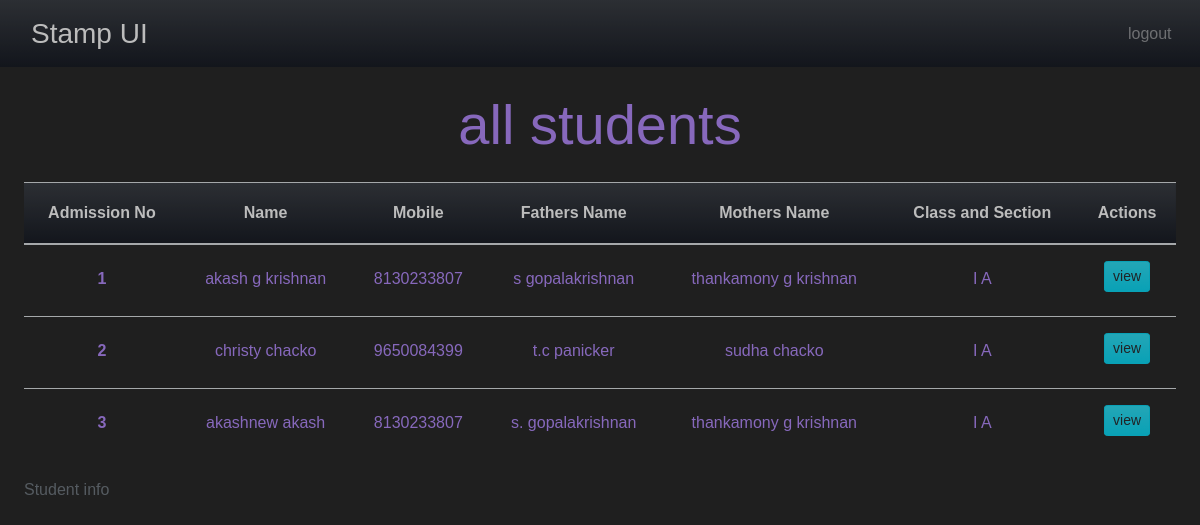
The app's page /grade-students/1 (signed in) with its own data.
### student/models.py (models this page shows, shortened)
class student_details(models.Model):  # for storing student info
    STATUS_TYPES = (
        ('S', 'STUDYING'),
        ('PO', 'PASSED OUT'),
        ('D', 'DISMISSED'),
        ('AD', 'ADMISSION DONE'),
        ('LS', 'LEAVE SCHOOL')
    )
    GENDER = (
        ('M', 'MALE'),
        ('F', 'FEMALE'),
        ('O', 'OTHER')
    )
    first_name = models.CharField(max_length=20,)
    last_name = models.CharField(max_length=20)
    admission_number = models.CharField(max_length=10, unique=True)
    status = models.CharField(max_length=3, choices=STATUS_TYPES, default='S')
    gender = models.CharField(max_length=2, choices=GENDER)
    fathers_name = models.CharField(max_length=40)
    mothers_name = models.CharField(max_length=40)
    dob = models.DateField()
    mobile = models.CharField(max_length=10)
    email = models.EmailField()
    grade_section = models.ForeignKey(grade_section_master, on_delete=models.DO_NOTHING)
    user_name = models.ForeignKey(User, on_delete = models.DO_NOTHING)

### lead/models.py (models this page shows)
class grade_section_master(models.Model):
    grade = models.ForeignKey(grade_master, on_delete=models.DO_NOTHING)
    section = models.ForeignKey(section_master, on_delete=models.DO_NOTHING)
    def __str__(self):
        return f"{self.grade} {self.section}"

class grade_master(models.Model):
    grade_name = models.CharField(max_length=4)
    def __str__(self):
        return self.grade_name

class section_master(models.Model):
    section_name = models.CharField(max_length=1)
    def __str__(self):
        return self.section_name

### teacher/views.py (the view)
# urls.py: path('grade-students/<str:pk>', views.student_gradelist, name='grade-students'),
@login_required
def student_gradelist(request, pk):
    students = student_details.objects.filter(grade_section=pk)
    context = {'students': students}
    return render(request, 'teacher/studentGrade_listView.html', context)

### teacher/templates/teacher/studentGrade_listView.html (shortened to what this page needs)
{% extends "teacher/base.html" %} {% block content %}
<section>
    <h3 class="display-4 text-secondary my-4 text-center">
        all students
    </h3>
</section>
<section class="table-responsive">
    <table class="table">
        <caption>Student info</caption>
        <thead class="text-center bg-gradient-primary text-white">
            <tr>
                <th scope="col">Admission No</th>
                <th scope="col">Name</th>
                <th scope="col">Mobile</th>
                <th scope="col">Fathers Name</th>
                <th scope="col">Mothers Name</th>
                <th scope="col">Class and Section</th>
                <th scope="col">Actions</th>
            </tr>
        </thead>
        <tbody class="text-center text-lowercase text-justify text-secondary">
            {% for student in students%}
            <tr>
                <th class="py-3" scope="row">{{student.admission_number}} </th>
                <td class="py-3">{{ student.first_name }} {{student.last_name}}</td>
                <td class="py-3">{{ student.mobile}} </td>
                <td class="py-3"> {{ student.fathers_name }}</td>
                <td class="py-3"> {{ student.mothers_name }}</td>
                <td class="py-3 text-uppercase">{{student.grade_section}}</td>
                <td class="py-3">
                    <a href="{% url 'student-detail' student.id %}" class="btn btn-sm btn-info mb-2">View</a>
                </td>
            </tr>
            {% endfor %}
        </tbody>
</section>
{% endblock content %}

### records on screen
student_details: admission_number "1", first_name "akash", last_name "g krishnan", mobile "8130233807", fathers_name "s gopalakrishnan", mothers_name "thankamony g krishnan", grade_section "I A"
student_details: admission_number "2", first_name "christy", last_name "chacko", mobile "9650084399", fathers_name "t.c panicker", mothers_name "sudha chacko", grade_section "I A"
student_details: admission_number "3", first_name "akashnew", last_name "akash", mobile "8130233807", fathers_name "s. gopalakrishnan", mothers_name "thankamony g krishnan", grade_section "I A"
